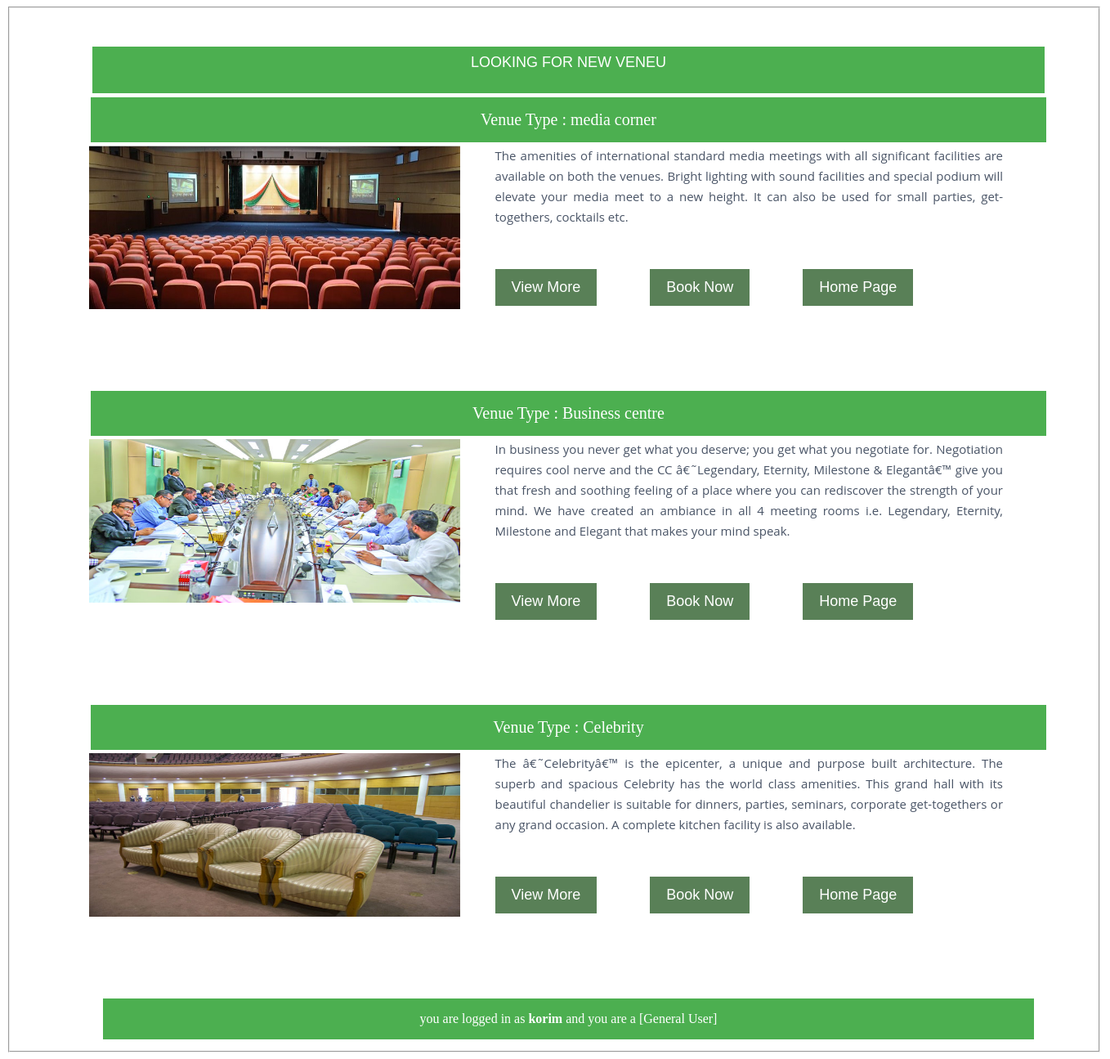
The page /venue.php (signed in) on the database its author committed.
### tables this page shows
CREATE TABLE `venue` (
  `p_id` int(11) NOT NULL,
  `post_name` varchar(255) DEFAULT NULL,
  `post_price` float DEFAULT NULL,
  `post_capasity` int(11) DEFAULT NULL,
  `post_sqfeet` varchar(255) DEFAULT NULL,
  `post_image` varchar(255) DEFAULT NULL,
  `post_content` text,
  `post_available_date` varchar(255) DEFAULT NULL,
  `post_available_time` varchar(255) DEFAULT NULL,
  `post_status` varchar(255) DEFAULT NULL,
  `post_availality` int(11) DEFAULT NULL,
  `post_sesson` varchar(255) DEFAULT NULL
);

CREATE TABLE `users` (
  `id` int(11) NOT NULL,
  `username` varchar(255) NOT NULL,
  `first_name` varchar(255) NOT NULL,
  `last_name` varchar(255) NOT NULL,
  `password` varchar(25) NOT NULL,
  `email` varchar(55) NOT NULL,
  `gender` varchar(20) NOT NULL,
  `user_level` int(11) DEFAULT NULL,
  `type` varchar(255) DEFAULT NULL,
  `location` varchar(255) DEFAULT NULL,
  `phonenumber` varchar(255) DEFAULT NULL,
  `massage` varchar(255) DEFAULT NULL
);

CREATE TABLE `user_level` (
  `id` int(11) NOT NULL DEFAULT '0',
  `name` varchar(255) DEFAULT NULL
);

### function.php (called while the page is built, shortened)
<?php
function loggedin(){
	if(isset($_SESSION['user_id']) && !empty($_SESSION['user_id'])){
		return true;
		}
	else{
		return false;
		}
	}
if(loggedin()){
$my_id=$_SESSION['user_id'];
$user_query= mysql_query("select username,user_level from users where id='$my_id'");
$run_user= mysql_fetch_array($user_query);
$username =$run_user['username'];
$user_level=$run_user['user_level'];
$query_level =mysql_query("select name from user_level where id='$user_level'");
$run_level=mysql_fetch_array($query_level);
$level_name=$run_level['name'];
	}
?>

### venue.php (the view, shortened to what this page needs)
<?php include ('function.php'); ?>
 <div class="main">
<fieldset>
<div class="post_body">
<div class=" refe">
<FORM>
<INPUT TYPE="button" onClick="history.go(0)" VALUE="LOOKING FOR NEW VENEU" class=" refe  ">
</FORM>
</div>
<?php
$query ="select * from venue where post_availality='1' ORDER BY RAND()
LIMIT 10 ";
$run=mysql_query($query);
while($row=mysql_fetch_array($run)){
	$post_id=$row['p_id'];
	$title=$row['post_name'];
	$image=$row['post_image'];
	$content=$row['post_content'];
?>
<head>
	<link rel="stylesheet" href="style.css" />
</head>
<div class="row">
	  <div class="type"> <div class="type3"><span>Venue Type : </span><?php echo $title; ?></div></div>
		 <div class="image"><div class="image2"><img src="images/<?php echo $image; ?>" alt="image" title=""  width='454' height='200'></div> </div>
	<div class="box">
		 <div class="description">
				<?php echo $content ;?>
			 <div class="reservation-btn">
			  <ul>
				<li><a class="btn dafault-btn view-more-btn" href="booked.php?id=<?php echo $post_id;?>"> View More</a></li>
				<li> <a  class="btn dafult-btn book-now" href="booked.php?id=<?php echo $post_id;?>"> Book Now</a></li>
				<li> <a  class="btn dafult-btn book-now" href="index.html"> Home Page</a></li>
			  </ul>
			 </div>
		  </div>
	</div>
</div>
<?php
}
?>
<p class="type3">you are logged in as <b><?php echo $username; ?></b> and you are a [<?php echo $level_name; ?>]</p>
</div>
</fieldset>
</div>

### style.css (style rules this page uses)
.main { width:1340px; }
.post_body { padding-top: 40px; padding-left: 100px; padding-right: 65px; }
.row { margin-left: -15px; margin-right: -15px; }
.type { width: 100%; float: left;position: relative; min-height: 1px; padding-left: 0px; padding-right: 15px; font-size: 20px; }
.image { width: 42.333333%; float:left; padding-bottom: 55px; }
.description { color: rgba(6, 21, 45, 0.73); font-size: 15px; font-family: 'Open Sans', sans-serif; text-align: justify; line-height: 25px; padding-top: 0px; padding-left: 40px; padding-right: 55px; }
.reservation-btn { padding-top: 15px; color: olive; padding-bottom: 145px; }
.reservation-btn ul { display: block; list-style-type: disc; list-style: none; margin-left: 196px; margin-top: 36px; font-size: large; }
.reservation-btn ul li { display: inline-block; list-style: none; margin-right: 40px; color:blue; float: left; margin-right: 65px; list-style-type: none; }
.reservation-btn ul li a { display:block; padding:10px 20px; background:#4F81BD; background: rgba(15, 72, 12, 0.69); color:white; text-decoration:none; font-family:arial; }
ul li a { text-decoration:none; }
.type3 { background-color: #4CAF50; border: none; color: white; padding: 16px 32px; text-decoration: none; margin: 4px 2px; cursor: pointer; text-align: center; }
.refe { background-color: #4CAF50; border: none; color: white; padding: 4px 32px; text-decoration: none; margin: 1px -11px; cursor: pointer; text-align: center; font-size: 18px; }

### rows shown on the page
venue: post_name "media corner", post_image (picture), post_content "The amenities of international standard media meetings with all significant facilities are available on both the venues. Bright lighting with sound facilities and special podium will elevate your media meet to a new height. It can also be used for small parties, get-togethers, cocktails etc."
venue: post_name "Business centre", post_image (picture), post_content "In business you never get what you deserve; you get what you negotiate for. Negotiation requires cool nerve and the CC â€˜Legendary, Eternity, Milestone & Elegantâ€™ give you that fresh and soothing feeling of a place where you can rediscover the strength of your mind. We have created an ambiance in all 4 meeting rooms i.e. Legendary, Eternity, Milestone and Elegant that makes your mind speak."
venue: post_name "Celebrity", post_image (picture), post_content "The â€˜Celebrityâ€™ is the epicenter, a unique and purpose built architecture. The superb and spacious Celebrity has the world class amenities. This grand hall with its beautiful chandelier is suitable for dinners, parties, seminars, corporate get-togethers or any grand occasion. A complete kitchen facility is also available."
users: username "korim"
user_level: name "General User"
